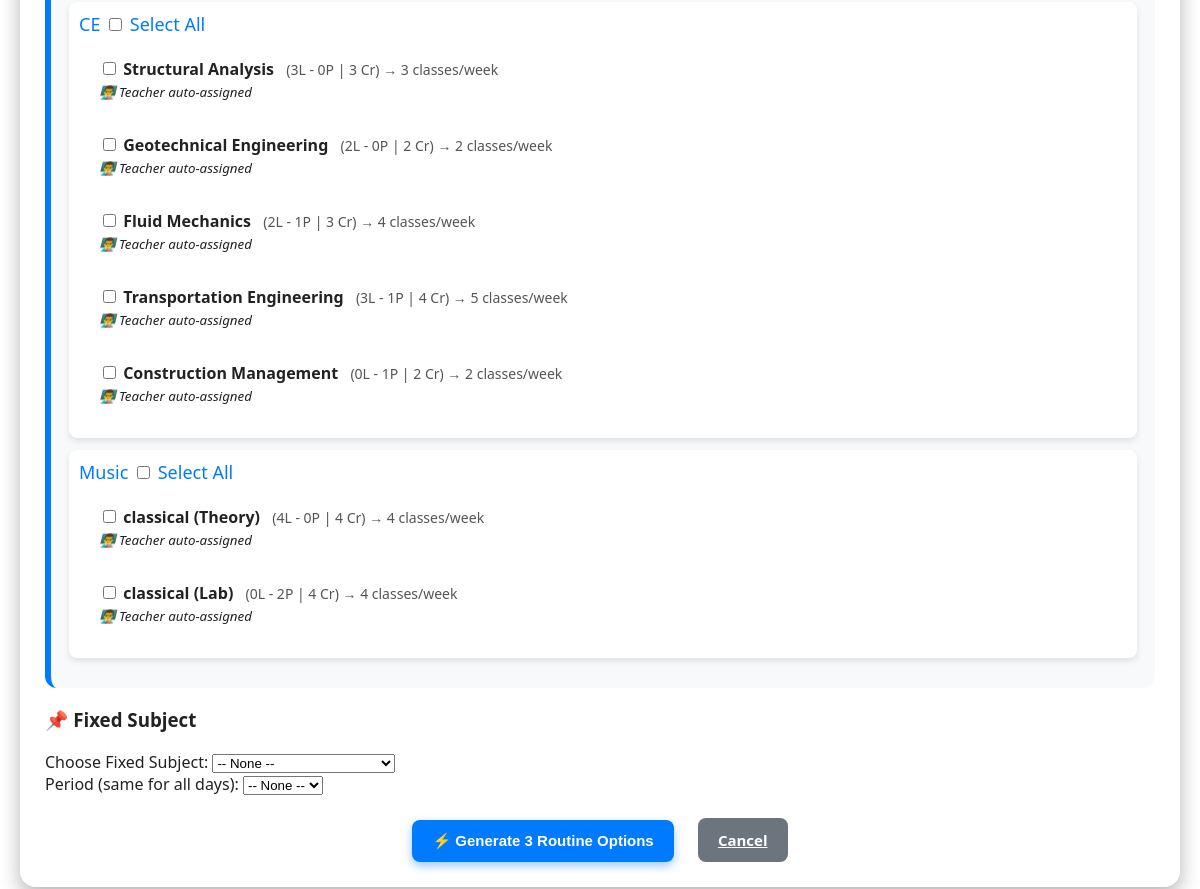
The page /generate_routine/1 (lower part) on the database as committed earlier.
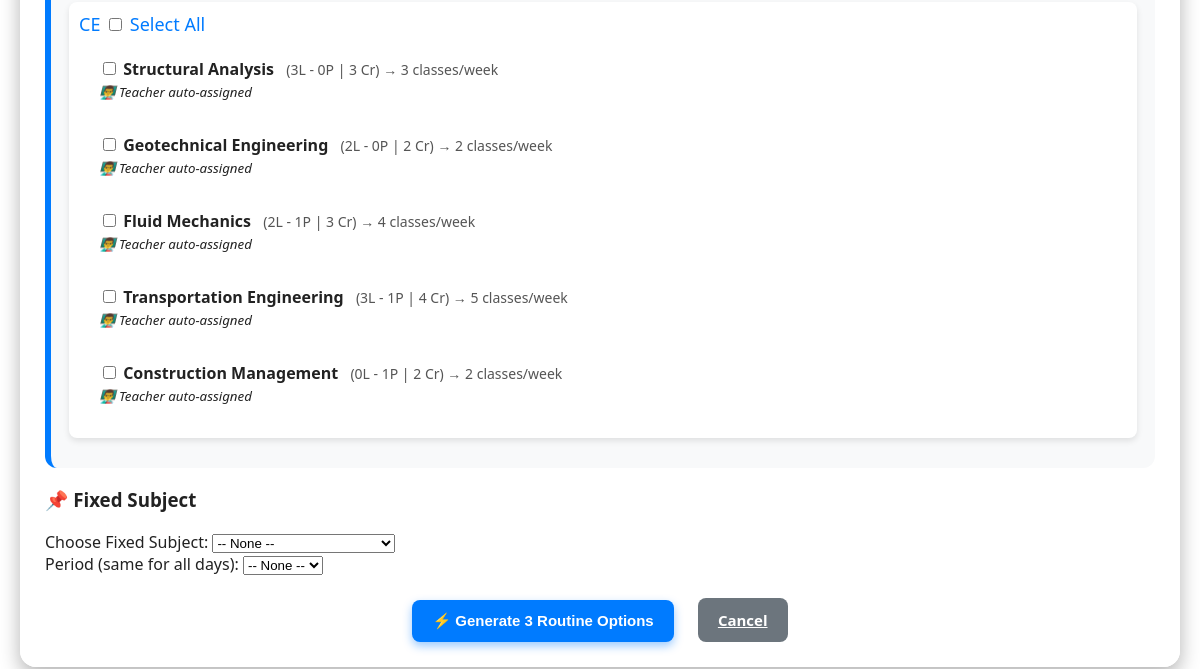
The same page on the database as committed later.
### application/models.py (models this page shows)
class Department(db.Model):
    __tablename__ = 'department'
    id = db.Column(db.Integer, primary_key=True, autoincrement=True)
    name = db.Column(db.String(100), nullable=False, unique=True)
    teachers = db.relationship('Teacher', backref='department', cascade="all, delete-orphan")
    students = db.relationship('Student', backref='department', cascade="all, delete-orphan")
    sections = db.relationship('Section', backref='department', cascade="all, delete-orphan")
    subjects = db.relationship('Subject', backref='department', cascade="all, delete-orphan")
    extra_subjects = db.relationship('ExtraSubject', backref='department', cascade="all, delete-orphan")
    classrooms = db.relationship('ClassRoom', backref='department', cascade="all, delete-orphan")

class Subject(db.Model):
    __tablename__ = 'subject'
    id = db.Column(db.Integer, primary_key=True, autoincrement=True)
    name = db.Column(db.String(100), nullable=False)
    distribution_type = db.Column(db.String(20), default="mixed")
    department_id = db.Column(db.Integer, db.ForeignKey('department.id'), nullable=False)
    credits = db.Column(db.Integer, nullable=False, default=3)   # credit system
    theory_hours = db.Column(db.Integer, nullable=False, default=0)  # derived from credits
    lab_hours = db.Column(db.Integer, nullable=False, default=0)     # derived from credits
    weekly_classes = db.Column(db.Integer, nullable=False, default=3)  # total slots
    routine_slots = db.relationship('RoutineSlot', back_populates='subject')
    teacher_assocs = db.relationship("TeacherSubject", back_populates="subject", cascade="all, delete-orphan")
    teachers = association_proxy("teacher_assocs", "teacher")
    def calculate_hours(self):
        self.theory_hours = self.theory_hours or 0
        self.lab_hours = self.lab_hours or 0
        if self.credits == 4:
            if self.distribution_type == "lab":
                self.theory_hours, self.lab_hours = 0, 2
            elif self.distribution_type == "theory":
                self.theory_hours, self.lab_hours = 4, 0
            elif self.distribution_type == "mixed":
                self.theory_hours, self.lab_hours = 3, 1
        elif self.credits == 3:
            if self.distribution_type == "theory":
                self.theory_hours, self.lab_hours = 3, 0
            elif self.distribution_type == "mixed":
                self.theory_hours, self.lab_hours = 2, 1
        elif self.credits == 2:
            if self.distribution_type == "lab":
                self.theory_hours, self.lab_hours = 0, 1
            elif self.distribution_type == "theory":
                self.theory_hours, self.lab_hours = 2, 0
            elif self.distribution_type == "mixed":
                self.theory_hours, self.lab_hours = 1, 1
        self.theory_hours = self.theory_hours or 0
        self.lab_hours = self.lab_hours or 0
        self.weekly_classes = int(self.theory_hours + (self.lab_hours * 2))

### app.py (the view, shortened to what this page needs)
@app.route("/generate_routine/<int:section_id>", methods=['GET', 'POST'])
def generate_routine(section_id):
    section = Section.query.get_or_404(section_id)
    dean_role = Role.query.filter_by(name="Dean").first()
    dean = (
        Teacher.query.join(User, User.id == Teacher.uid)
        .join(UserRole, UserRole.uid == User.id)
        .filter(UserRole.rid == dean_role.id)
        .first()
    )
    if request.method == "GET":
        subjects = Subject.query.all()
        for s in subjects:
            s.calculate_hours()
        return render_template(
            "generate_routine.html",
            dean=dean,
            section=section,
            subjects=subjects
        )

### templates/generate_routine.html (shortened to what this page needs)
<!DOCTYPE html>
<html lang="en">
<head>
</head>
<body>
    <div class="container">
        <form method="POST" action="{{ url_for('generate_routine', section_id=section.id) }}">
            <div class="form-card">
            {% set grouped_subjects = {} %}
            {% for dep, subs in grouped_subjects.items() %}
            {% if dep != "General" %}
            <div class="subject-box">
                <div class="dept-header">
                    {{ dep }}
                    <input type="checkbox" id="select_all_{{ dep }}" onclick="toggleDept('{{ dep }}')">
                    <label for="select_all_{{ dep }}" style="font-weight:normal;">Select All</label>
                </div>
                <div style="padding-left:10px;">
                    {% for subject in subs %}
                        <div class="subject-box" style="box-shadow:none;">
                            <input type="checkbox"
                                name="subject_ids"
                                value="{{ subject.id }}"
                                id="sub{{ subject.id }}"
                                class="dept-{{ dep }}">
                            <label for="sub{{ subject.id }}">
                                <strong>{{ subject.name }}</strong>
                                <span style="color:#555; font-size:14px; margin-left:8px;">
                                    ({{ subject.theory_hours or 0 }}L - {{ subject.lab_hours or 0 }}P |
                                    {{ subject.credits or 0 }} Cr)
                                    → {{ subject.weekly_classes or 0 }} classes/week
                                </span>
                            </label>
                            <br>
                            <small><em>👨‍🏫 Teacher auto-assigned</em></small>
                        </div>
                    {% endfor %}
                </div>
            </div>
            {% endif %}
        {% endfor %}
        </div>
            <h3>📌 Fixed Subject</h3>
            <div>
                <label for="fixed_subject">Choose Fixed Subject:</label>
                <select name="fixed_subject" id="fixed_subject">
                    <option value="">-- None --</option>
                </select>
            </div>
            <div>
                <label for="fixed_period">Period (same for all days):</label>
                <select name="fixed_period" id="fixed_period">
                    <option value="">-- None --</option>
                </select>
            </div>
            <div class="btn-area">
                <button type="submit" class="btn btn-primary">⚡ Generate 3 Routine Options</button>
                <a href="{{ url_for('deandashboard', id=dean.id) }}" class="btn btn-secondary">Cancel</a>
            </div>
        </form>
    </div>
</body>
</html>

### templates/generate_routine.html (style rules this page uses)
body { font-family: 'Segoe UI', sans-serif; background: url("/static/pic.jpeg") no-repeat center center/cover; margin: 0; padding: 40px 20px; color: #222; }
.container { max-width: 1200px; margin: auto; background: rgba(255, 255, 255, 0.95); padding: 25px; border-radius: 16px; box-shadow: 0 8px 20px rgba(0,0,0,0.3); }
.form-card { background: #f8f9fa; border-left: 6px solid #007BFF; border-radius: 12px; padding: 18px; margin-bottom: 18px; }
.subject-box { margin: 12px 0; padding: 10px; background: #fff; border-radius: 8px; box-shadow: 0 3px 6px rgba(0,0,0,0.1); }
.btn-area { text-align: center; margin-top: 25px; }
.btn { padding: 12px 20px; border: none; border-radius: 8px; cursor: pointer; font-weight: bold; font-size: 15px; margin: 0 10px; transition: transform 0.2s; }
.btn-primary { background: #007BFF; color: #fff; box-shadow: 0 4px 10px rgba(0,123,255,0.4); }
.btn-secondary { background: #6c757d; color: #fff; }
.dept-header { font-size: 18px; margin-bottom: 10px; color: #007BFF; }

Rows that differ between the two databases and show on the page:
removed Department: name "Music"
removed Subject: name "classical (Theory)", theory_hours "4", lab_hours "0", credits "4", weekly_classes "4", shown under "Music"
removed Subject: name "classical (Lab)", theory_hours "0", lab_hours "2", credits "4", weekly_classes "4", shown under "Music"
